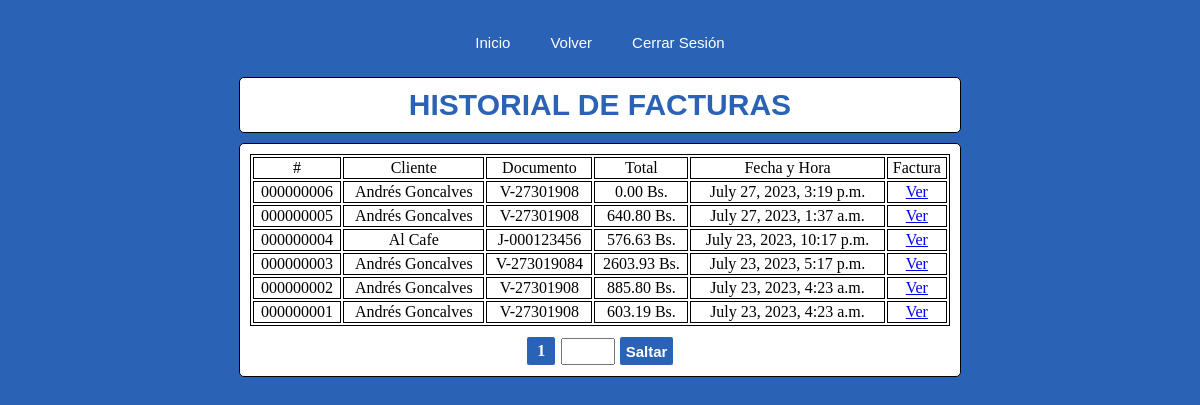
Screenshot of /Ventas/Registro_Facturas/ (signed in) with the database file from the repository.
### Ventas/models.py (models this page shows)
class Facturas(models.Model):
    id = models.BigAutoField(primary_key=True)
    fecha = models.DateTimeField(default=now, editable=False)
    total_base = models.DecimalField(max_digits=10, decimal_places=2, default= 0.00)
    iva = models.DecimalField(max_digits=10, decimal_places=2, default= 0.00)
    cancelado_en_divisa = models.DecimalField(max_digits=10, decimal_places=2, default= 0.00)
    impuesto_divisa = models.DecimalField(max_digits=10, decimal_places=2, default= 0.00)
    cancelado_en_bs = models.DecimalField(max_digits=10, decimal_places=2, default= 0.00)
    total = models.DecimalField(max_digits=10, decimal_places=2, default= 0.00)
    vuelto = models.DecimalField(max_digits=10, decimal_places=2, default= 0.00)
    id_cliente = models.ForeignKey(Clientes, on_delete=models.CASCADE)
    id_tipo_de_cambio = models.ForeignKey(HistorialTipoDeCambio, on_delete=models.CASCADE)
    productos = models.ManyToManyField(HistorialProductos)

class Clientes(models.Model):
    id = models.BigAutoField(primary_key=True)
    cedula = models.IntegerField(unique=True)
    tipo = models.IntegerField(default=0)
    nombre = models.CharField(max_length=30, blank=True, null=True)
    apellido = models.CharField(max_length=30, blank=True, null=True)

### Ventas/views.py (the view)
# urls.py: path('Registro_Facturas/', views.historial_facturas, name="historial_facturas")
def historial_facturas(request):
    if not (request.user.groups.filter(name='Empleado').exists() or
            request.user.groups.filter(name='Administrador') or
            request.user.groups.filter(name='Analista de datos') or
            request.user.is_staff):
        return redirect('index')
    facturas = models.Facturas.objects.all()
    lista_facturas = []
    for factura in facturas:
        f_num = f'{factura.id:09d}'
        if factura.id_cliente.tipo == 4:
            persona = "J-"
            lista_facturas.append([factura, f'{persona}{factura.id_cliente.cedula:09d}', f_num])
        elif factura.id_cliente.tipo == 3:
            persona = "E-"
            lista_facturas.append([factura, f'{persona}{factura.id_cliente.cedula:09d}', f_num])
        elif factura.id_cliente.tipo == 2:
            persona = "E-"
            lista_facturas.append([factura, f'{persona}{factura.id_cliente.cedula}', f_num])
        elif factura.id_cliente.tipo == 1:
            persona = "V-"
            lista_facturas.append([factura, f'{persona}{factura.id_cliente.cedula:09d}', f_num])
        else:
            persona = "V-"
            lista_facturas.append([factura, f'{persona}{factura.id_cliente.cedula}', f_num])
    page_number = request.GET.get('page')
    if request.method == "POST":
        print(request.POST['salto'])
        if request.POST['salto'] != '' and int(request.POST['salto']) >= 1:
            page_number = request.POST['salto']
        else:
            page_number = request.POST['page']
    lista_facturas.reverse()
    paginator = Paginator(lista_facturas, 50)
    page_obj = paginator.get_page(page_number)
    return render(request, 'Ventas/Registro_Facturas.html', {'page_obj': page_obj})

### Ventas/templates/Ventas/Registro_Facturas.html (shortened to what this page needs)
{% load static %}
<!DOCTYPE html>
<html lang="en">
<head>
    <link rel="stylesheet" type="text/css" href="{% static 'css/Registro_Facturas.css' %}">
</head>
<body>
    <div class="navegacion">
        <nav>
            <ul>
                <li><a href="{% url 'index' %}">Inicio</a></li>
                <li><a href="{% url 'ventas_index' %}">Volver</a></li>
                {% if user.is_authenticated %}
                    <li><a href="{% url 'logout_usuario' %}">Cerrar Sesión</a></li>
                {% else %}
                    <li><a href="{% url 'login_usuario' %}">Iniciar Sesión</a></li>
                {% endif %}
            </ul>
        </nav>
    </div>
    <div class="containerTitle">
        <h1>HISTORIAL DE FACTURAS</h1>
    </div>
    <div class="container">
        <Table>
            <tr>
                <td>#</td>
                <td>Cliente</td>
                <td>Documento</td>
                <td>Total</td>
                <td>Fecha y Hora</td>
                <td>Factura</td>
            </tr>
        {% for factura in page_obj %}
            <tr>
                <td>{{ factura.2 }}</td>
                <td>{{ factura.0.id_cliente.nombre }} {{ factura.0.id_cliente.apellido }}</td>
                <td>{{ factura.1 }}</td>
                <td>{{ factura.0.total }} Bs.</td>
                <td>{{ factura.0.fecha }}</td>
                <td><a href="{% url 'factura' id=factura.0.id %}">Ver</a></td>
            </tr>
        {% endfor %}
        </Table>
        <div class="pagination">
            <span class="current-page">{{ page_obj.number }}</span>
            <form method="POST">
                <input type="number" name="salto"g min="1" step="1" style="width:50px; padding: 5px 0px 3px 0px; margin-left: 5px" onkeydown="if(event.key==='.'||event.keyCode == 13){event.preventDefault();}" autocomplete="off" onCopy="return false" onDrag="return false" onDrop="return false" onPaste="return false">
                <button type="submit" value="Filtrar">Saltar</button>
            </form>
        </div>
    </div>
</body>
</html>

### Ventas/static/css/Registro_Facturas.css (style rules this page uses)
body { background-color: #2a62b5; display: flex; flex-direction: column; align-items: center; justify-content: center; }
.navegacion { display: flex; justify-content: center; align-items: center; }
nav { display: flex; justify-content: center; float: left; align-items: center; }
nav ul { list-style: none; overflow: hidden; padding-left: 0px; }
nav ul li { float: left; font-family: 'Lucida Sans', 'Lucida Sans Regular', 'Lucida Grande', 'Lucida Sans Unicode', Geneva, Verdana, sans-serif; font-size: 20px; }
nav ul li a { display: block; padding: 10px; margin: 0px 10px 0px 10px; border-radius: 10px; color: #fff; text-decoration: none; font-size: 15px; font-family: 'Lucida Sans', 'Lucida Sans Regular', 'Lucida Grande', 'Lucida Sans Unicode', Geneva, Verdana, sans-serif; }
.containerTitle { background-color: #fff; border: 1px solid; border-color: #000; border-radius: 5px; align-items: center; justify-items: center; width: 700px; margin: 0px 0px 10px 0px; padding: 0px 10px 0px 10px; }
.container { background-color: #fff; border: 1px solid; border-color: #000; border-radius: 5px; display: flex; flex-direction: column; align-items: center; justify-items: center; width: 700px; margin: 0px 0px 0px 0px; padding: 10px; }
h1 { color: #2a62b5; font-size: 30px; margin: 10px 0px 10px 0px; font-family: 'Lucida Sans', 'Lucida Sans Regular', 'Lucida Grande', 'Lucida Sans Unicode', Geneva, Verdana, sans-serif; font-weight: bold; text-align: center; }
button { padding: 5px 10px; font-weight: bold; color: #fff; background-color: #2a62b5; border: 1px solid #fff; border-radius: 3px; z-index: 3; }
table { width: 100%; align-items: center; border: 1px solid; }
th, td { align-items: center; text-align: center; border: 1px solid; }
.pagination { display: flex; justify-content: center; align-items: center; margin-top: 10px; position: relative; }
.current-page { padding: 5px 10px; font-weight: bold; color: #fff; background-color: #2a62b5; border: 1px solid #fff; border-radius: 3px; z-index: 3; }
input { width: auto; align-items: center; font-family: 'Lucida Sans', 'Lucida Sans Regular', 'Lucida Grande', 'Lucida Sans Unicode', Geneva, Verdana, sans-serif; }
.pagination button { padding: 5.5px; font-weight: bold; font-size: 15px; color: #fff; background-color: #2a62b5; border: 1px solid #fff; border-radius: 3px; z-index: 3; font-family: 'Lucida Sans', 'Lucida Sans Regular', 'Lucida Grande', 'Lucida Sans Unicode', Geneva, Verdana, sans-serif; }

### rows the page displays
Facturas: factura "000000006", id_cliente.nombre "Andrés", id_cliente.apellido "Goncalves", factura "V-27301908", total "0.00", fecha "July 27, 2023, 3:19 p.m."
Facturas: factura "000000005", id_cliente.nombre "Andrés", id_cliente.apellido "Goncalves", factura "V-27301908", total "640.80", fecha "July 27, 2023, 1:37 a.m."
Facturas: factura "000000004", id_cliente.nombre "Al", id_cliente.apellido "Cafe", factura "J-000123456", total "576.63", fecha "July 23, 2023, 10:17 p.m."
Facturas: factura "000000003", id_cliente.nombre "Andrés", id_cliente.apellido "Goncalves", factura "V-273019084", total "2603.93", fecha "July 23, 2023, 5:17 p.m."
Facturas: factura "000000002", id_cliente.nombre "Andrés", id_cliente.apellido "Goncalves", factura "V-27301908", total "885.80", fecha "July 23, 2023, 4:23 a.m."
Facturas: factura "000000001", id_cliente.nombre "Andrés", id_cliente.apellido "Goncalves", factura "V-27301908", total "603.19", fecha "July 23, 2023, 4:23 a.m."

### other values shown
{{ page_obj.number }} "1"
